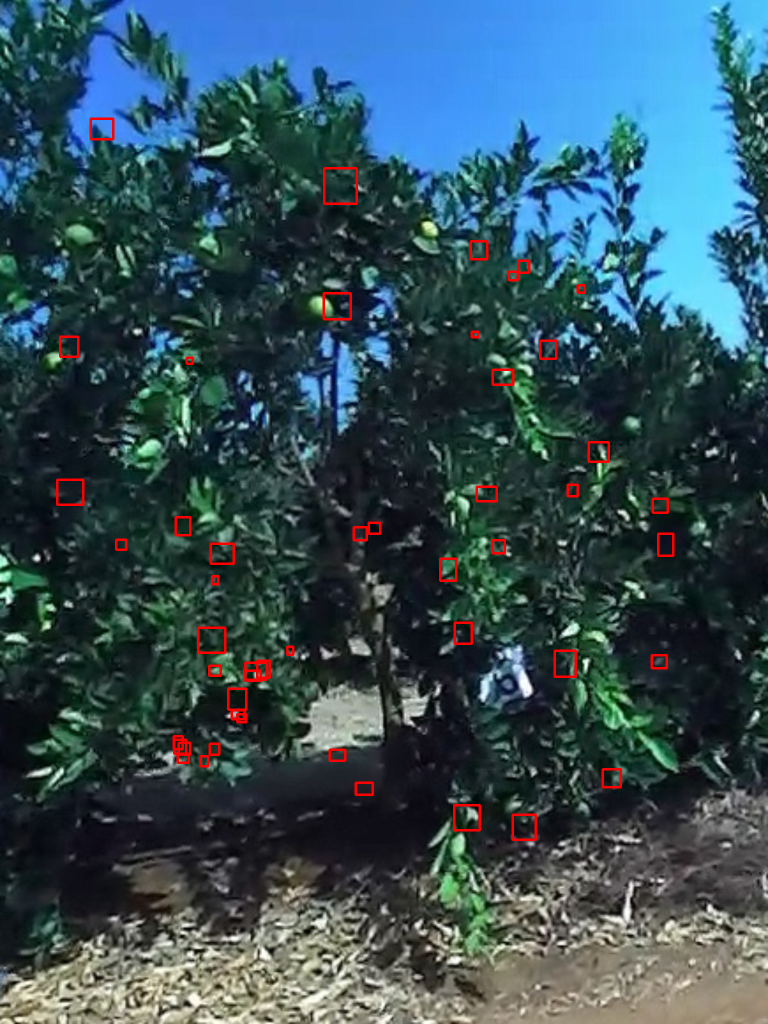
#> input picture vision/feature_extractor/zed_rgb.png, 1536 x 2048 px (shown at 1/2 size)
$ python -i manual_slicer.py   (imports and definitions only)   (older library calls are emulated)
#> lines starting #> are read from the running program, lines starting #| are printed output that depends on the picture
### vision/tools/image_stitching.py
import os
import cv2
import numpy as np
import matplotlib.pyplot as plt
from skimage import measure
from concurrent.futures import ThreadPoolExecutor


# [82 lines left out: functions keep_dets_only, plot_2_imgs, load_color_img, get_frames_overlap, load_and_extract_kp, not called in this run]


def height(img):
    return img.shape[0]


def width(img):
    return img.shape[1]


# [388 lines left out: functions extract_keypoints, get_fine_keypoints, get_fine_translation, find_homography, get_translation, get_windows and 23 more, not called in this run]


def resize_img(input_, size):
    r = min(size / input_.shape[0], size / input_.shape[1])
    resized_img = cv2.resize(
        input_,
        (int(input_.shape[1] * r), int(input_.shape[0] * r)),
        interpolation=cv2.INTER_LINEAR,
    ).astype(np.uint8)

    return resized_img, r


# [17 lines left out: function find_match_translation, not called in this run]


# [4 lines that do not run on import are left out]

    # if res is not None:
    #     plt.imshow(res)
    #     plt.show()

### vision/visualization/drawer.py
import cv2

def draw_highlighted_test(frame, text, start_point, width, bgd_color, frpmt_color, above=True, font_scale=None,
                          thickness=1, factor=10, box_h_margin=3):
    _, h, w = get_text_dim(text, width, thickness, font_scale, factor)

    x_s = int(start_point[0])
    x_end = int(start_point[0] + w)
    if above:
        rect_end = int(start_point[1])
        rect_s = int(start_point[1] - h - (2 * box_h_margin))
        #txt_s = start_point[1] - h - box_h_margin
        txt_s = int(rect_s + box_h_margin)
    else:
        rect_end = int(start_point[1] + h + (2 * box_h_margin))
        rect_s = int(start_point[1])
        #txt_s = start_point[1] + box_h_margin
        txt_s = int(rect_s + box_h_margin)

    frame = draw_rectangle(frame, (x_s, rect_s), (x_end, rect_end), bgd_color, -1)
    frame = draw_text(frame, text, (x_s, txt_s), width, frpmt_color, False, font_scale, thickness, factor)

    return frame


def draw_rectangle(frame, start_point, end_point, color, thickness=2):

    frame = cv2.rectangle(frame, start_point, end_point, color, thickness)

    return frame

def draw_text(frame, text, start_point, width, color, above=True, font_scale=None, thickness=1, factor=10):
    scale, h, w = get_text_dim(text, width, thickness, font_scale=font_scale, factor=factor)

    if above:
        frame = cv2.putText(frame,
                            text,
                            (start_point[0], start_point[1] - h),
                            cv2.FONT_HERSHEY_SIMPLEX,
                            scale / factor,
                            color,
                            thickness)
    else:
        frame = cv2.putText(frame,
                            text,
                            (start_point[0], start_point[1] + h),
                            cv2.FONT_HERSHEY_SIMPLEX,
                            scale / factor,
                            color,
                            thickness)

    return frame

# [8 lines left out: function get_optimal_font_scale, not called in this run]

def get_text_dim(text, width, thickness, font_scale=None, factor=10):
    if font_scale is None:
        scale, h, w = get_optimal_font_scale(text, width, thickness=thickness, factor=factor)
    else:
        scale = font_scale
        h, w = get_text_size(text, font_scale, thickness, factor)

    return  scale, h, w


def get_text_size(text, scale, thickness=1, factor=10):
    textSize = cv2.getTextSize(text,
                               fontFace=cv2.FONT_HERSHEY_DUPLEX,
                               fontScale=scale / factor,
                               thickness=thickness)
    width = textSize[0][0]
    height = textSize[0][1]

    return height, width

# [4 lines left out: function get_color, not called in this run]

### vision/tools/manual_slicer.py
import os
import numpy as np
import cv2
import json
import collections
import pandas as pd
from tqdm import tqdm

from vision.visualization.drawer import draw_highlighted_test
from vision.tools.image_stitching import find_keypoints, get_fine_keypoints, find_translation, resize_img, get_fine_translation


# [29 lines left out: function mouse_callback, not called in this run]


def print_lines(params):
    frame = params['frame'].copy()
    y = int(params['height'] // params['resize_factor'])

    if params['data'][params['index']]['start'] is not None:
        x = params['data'][params['index']]['start']
        frame = cv2.line(frame, (x, 0), (x, y), (255, 0, 0), 2)
    if params['data'][params['index']]['end'] is not None:
        x = params['data'][params['index']]['end']
        frame = cv2.line(frame, (x, 0), (x, y), (255, 0, 255), 2)

    return frame


def print_text(frame, params, text=None):
    if text is None:
        text = f'Frame {params["index"]}'
    orange = (48, 130, 245)
    white = (255, 255, 255)

    height = int(params['height'] // params['resize_factor'])
    text_width = 150
    start_point = (10, height - 10)
    frame = draw_highlighted_test(frame, text, start_point, text_width, orange, white, above=True, font_scale=8,
                                  thickness=2, factor=10, box_h_margin=3)

    return frame


# [27 lines left out: function update_index, not called in this run]


def manual_slicer(filepath, output_path, data=None, rotate=False, index=0, draw_start=None, draw_end=None, resize_factor=3):
    """
    this is where the magic happens, palys the video
    """
#> called with filepath = '../feature_extractor/zed_rgb.png', output_path = 'out.png', rotate = False, index = 0, resize_factor = 3
    if data is None:
        data = load_json(filepath, output_path)
    params = {"filepath": filepath,
              "output_path": output_path,
              "data": data,
              "rotate": rotate,
              "index": index,
              "draw_start": draw_start,
              "draw_end": draw_end,
              'resize_factor': resize_factor,
              'last_kp_des': None,
              'find_translation': False}

    headline = f'clip {params["filepath"]}'
    params['headline'] = headline
    cv2.namedWindow(headline, cv2.WINDOW_GUI_NORMAL)

    cap = cv2.VideoCapture(filepath)
    number_of_frames = cap.get(cv2.CAP_PROP_FRAME_COUNT)
    width = cap.get(cv2.CAP_PROP_FRAME_WIDTH) if not rotate else cap.get(cv2.CAP_PROP_FRAME_HEIGHT) # bug fix, remove if for old slicing
    height = cap.get(cv2.CAP_PROP_FRAME_HEIGHT) if not rotate else cap.get(cv2.CAP_PROP_FRAME_WIDTH) # bug fix, remove if for old slicing

    params['height'] = height
    params['width'] = width

    if (cap.isOpened() == False):
        print("Error opening video stream or file")
    # Read until video is completed
    while (cap.isOpened()):
        # Capture frame-by-frame
        print(params["index"])
        cap.set(cv2.CAP_PROP_POS_FRAMES, params["index"])
        ret, frame = cap.read()
#> frame is the input picture: shape (2048, 1536, 3); mean B, G, R 88.1, 79.1, 53.9
        if ret == True:

            # preprocess: resize and rotate if needed
            frame, params = preprocess_frame(frame, params)
#> in resize_img, `resized_img = cv2.resize( input_, (int(input_.shape[1] * r), int(input..`:
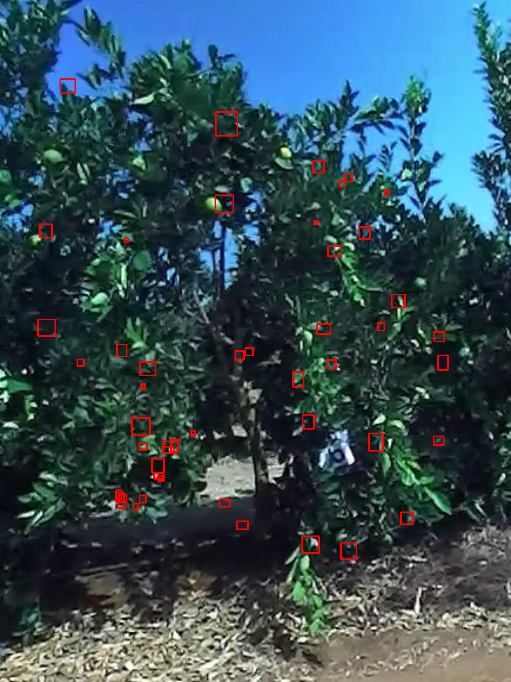
#> resized_img: shape (682, 511, 3); mean B, G, R 88, 79, 53.8
#> in preprocess_frame, `frame, r = resize_img(frame, height)`: r = 0.333
#> params = 15 items

            params = init_data_index(params)
#> in init_data_index, `data_indexes = list(params['data'].keys())`: data_indexes = []
            # params = get_updated_location_in_index(frame, params)

            frame = print_lines(params)
#> in print_lines, `y = int(params['height'] // params['resize_factor'])`: y = 682
            frame = print_text(frame, params)
#> in print_text, `text = f'Frame {params["index"]}'`: text = 'Frame 0'
#> in print_text, `height = int(params['height'] // params['resize_factor'])`: height = 682
#> in print_text, `start_point = (10, height - 10)`: start_point = (10, 672)
#> in draw_highlighted_test, `x_s = int(start_point[0])`: x_s = 10
#> in draw_highlighted_test, `x_end = int(start_point[0] + w)`: x_end = 122
#> in draw_highlighted_test, `rect_end = int(start_point[1])`: rect_end = 672
#> in draw_highlighted_test, `rect_s = int(start_point[1] - h - (2 * box_h_margin))`: rect_s = 648
#> in draw_highlighted_test, `txt_s = int(rect_s + box_h_margin)`: txt_s = 651
#> in draw_text, `scale, h, w = get_text_dim(text, width, thickness, font_scale=font_sca..`: scale = 8; h = 18; w = 112
#> in draw_text, `frame = cv2.putText(frame, text, (start_point[0], start_point[1] + h),..`:
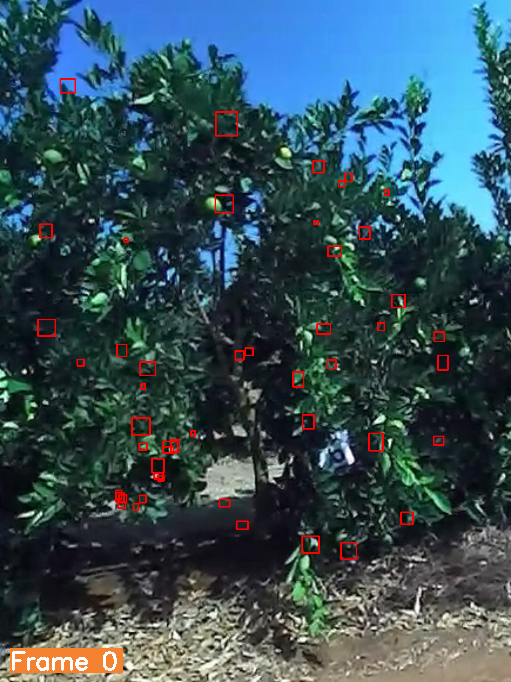
#> frame: shape (682, 511, 3); mean of channels 0, 1, 2 87.7, 79, 54.5; drawn as B, G, R

            cv2.imshow(headline, frame)

            cv2.setMouseCallback(headline, mouse_callback, params)
            k = cv2.waitKey()
#> (key q is pressed here)
            # Press Q on keyboard to  exit
            if cv2.waitKey(k) & 0xFF == ord('q'):
#> (key q is pressed here)
                write_json(params)
#> in write_json, `temp_str = params['filepath']`: temp_str = '../feature_extractor/zed_rgb.png'
#> in write_json, `temp_str = temp_str.split('.')[0]`: temp_str = ''
                break
            params = update_index(k, params)
            write_json(params)
        # Break the loop
        else:
            break

    # When everything done, release the video capture object
    cap.release()

    # Closes all the frames
    cv2.destroyAllWindows()


def preprocess_frame(frame, params):
    height = int(params['height'] // params['resize_factor'])

    frame, r = resize_img(frame, height)
    if params['rotate']:
        frame = cv2.rotate(frame, cv2.ROTATE_90_COUNTERCLOCKWISE)
    params['frame'] = frame.copy()
    params['r'] = r

    return frame, params


# [23 lines left out: function get_updated_location_in_index, not called in this run]


def init_data_index(params):
    data_indexes = list(params['data'].keys())
    if params['index'] not in data_indexes:
        params['data'][params['index']] = {'start': None, 'end': None}

    return params


def write_json(params):
    temp_str = params['filepath']
    temp_str = temp_str.split('.')[0]
    clip_name = temp_str.split('/')[-1]

    output_file_name = os.path.join(params['output_path'], f'{clip_name}_slice_data.json')
    with open(output_file_name, 'w') as f:
        json.dump(params['data'], f)


def load_json(filepath, output_path):
    temp_str = filepath
    temp_str = temp_str.split('.')[0]
    clip_name = temp_str.split('/')[-1]

    input_file_name = os.path.join(output_path, f'{clip_name}_slice_data.json')
    if os.path.exists(input_file_name):
        with open(input_file_name, 'r') as f:
            loaded_data = json.load(f)
        data = {}
        for k, v in loaded_data.items():
            data[int(k)] = v

    else:
        data = {}
    return data


# [300 lines left out: functions slice_to_trees, parse_data_to_trees, get_state, slice_to_csv, not called in this run]


# [26 lines not run here, left out]
    # [8 lines of commented-out code are left out]

>>> result = manual_slicer('../feature_extractor/zed_rgb.png', 'out.png')
